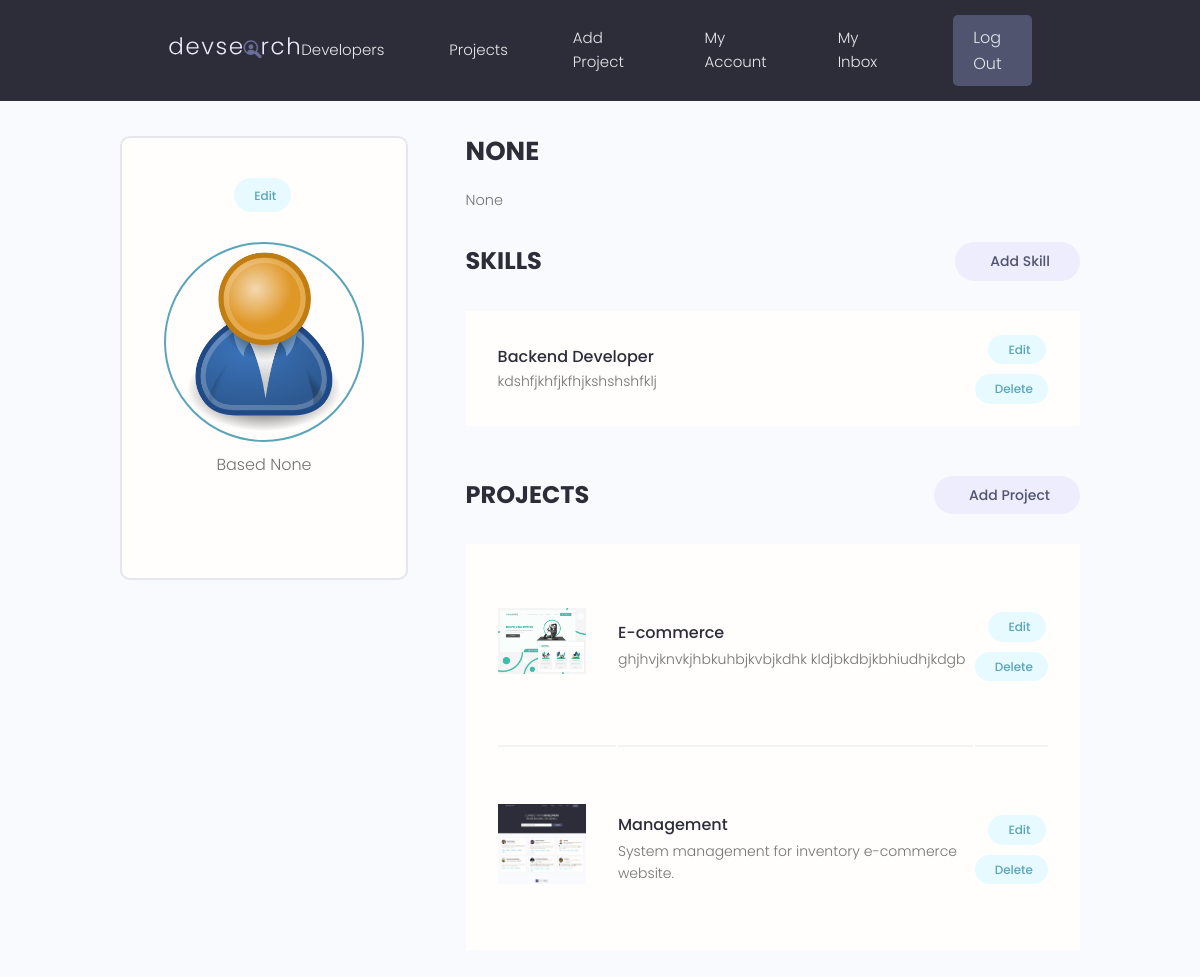
The page /user-account/ (signed in) on the database its author committed.
### users/models.py (models this page shows, shortened)
class Profile(models.Model):
    user            = models.OneToOneField(User, on_delete=models.CASCADE, null=True, blank=True)#when a user is delete it, delete the profile
    name            = models.CharField(max_length=200, blank=True, null=True)
    username        = models.CharField(max_length=200, blank=True, null=True)
    location        = models.CharField(max_length=200, blank=True, null=True)
    email           = models.EmailField(max_length=500, blank=True, null=True)
    short_intro     = models.CharField(max_length=200, blank=True, null=True)
    bio             = models.TextField(blank=True, null=True)
    profile_image   = models.ImageField(null=True, blank=True, upload_to='profiles/', default='profiles/user-default.png')
    social_github   = models.CharField(max_length=200, blank=True, null=True)
    social_twiter   = models.CharField(max_length=200, blank=True, null=True)
    social_facebook = models.CharField(max_length=200, blank=True, null=True)
    social_linkedin = models.CharField(max_length=200, blank=True, null=True)
    social_youtube  = models.CharField(max_length=200, blank=True, null=True)
    social_website  = models.CharField(max_length=200, blank=True, null=True)
    create          = models.DateTimeField(auto_now_add=True)
    id              = models.UUIDField(default=uuid.uuid4, unique=True, primary_key=True, editable=False)
    class Meta:
        ordering = ['create']
    @property
    def image_url(self):
        try:
            img = self.profile_image.url
        except:
            img = ''
        return img

class Skill(models.Model):
    owner       = models.ForeignKey(Profile, on_delete=models.CASCADE, null=True, blank=True)
    skill_name  = models.CharField(max_length=200, blank=True, null=True)
    description = models.TextField(blank=True, null=True)
    create      = models.DateTimeField(auto_now_add=True)
    id          = models.UUIDField(default=uuid.uuid4, unique=True, primary_key=True, editable=False, max_length=36)

### projects/models.py (models this page shows, shortened)
class Project(models.Model):
    owner       = models.ForeignKey(Profile, null=True, blank=True, on_delete=models.CASCADE)
    title       = models.CharField(max_length=200)
    description = models.TextField(null=True, blank=True)
    feature_image = models.ImageField(null=True, blank=True, default='default.jpeg')
    demo_link   =  models.CharField(max_length=2000, null=True, blank=True)
    source_link = models.CharField(max_length=2000, null=True, blank=True)
    tags        = models.ManyToManyField('Tag', blank=True)
    vote_total  = models.IntegerField(default=0, null=True, blank=True)
    vote_ratio  = models.IntegerField(default=0, null=True, blank=True)
    create      = models.DateTimeField(auto_now_add=True)
    id          = models.UUIDField(default=uuid.uuid4, unique=True, primary_key=True, editable=False)
    class Meta:
        ordering = ['-vote_ratio', '-vote_total', 'title']
    @property
    def image_url(self):
        try:
            img = self.feature_image.url
        except:
            img = ''
        return img

### users/views.py (the view)
# urls.py: path('user-account/', user_account, name='useraccount'),
@login_required(login_url='login')
def user_account(request):
    user_profile = request.user.profile
    skills = user_profile.skill_set.all()
    projects = user_profile.project_set.all()
    context = {'skills': skills, 'profile': user_profile, 'projects':projects}
    return render(request, 'users/account.html', context)

### users/templates/users/account.html (shortened to what this page needs)
{% extends 'base.html'%}
{% load static %}
{% block content %}
<main class="settingsPage profile my-md">
    <div class="container">
      <div class="layout">
        <div class="column column--1of3">
          <div class="card text-center">
            <div class="card__body dev">
              <a class="tag tag--pill tag--main settings__btn" href="{% url 'edit-account' %}"> Edit</a>
              <img class="avatar avatar--xl dev__avatar" src="{{profile.image_url}}" />
              <p class="dev__location">Based {{profile.location}}</p>
              </div>
            </div>
          </div>
        <div class="column column--2of3">
          <div class="devInfo">
            <h3 class="devInfo__title">{{profile.short_intro}}</h3>
            <p class="devInfo__about"> {{profile.bio|linebreaksbr}}</p>
          </div>
          <div class="settings">
            <h3 class="settings__title">Skills</h3>
            <a class="tag tag--pill tag--sub settings__btn tag--lg" href="{% url 'createskill' %}"> Add Skill</a>
          </div>
          <table class="settings__table">
              {% for skill in skills %}
            <tr>
              <td class="settings__tableInfo">
                <h4>{{skill.skill_name}}</h4>
                <p>{{skill.description}}</p>
              </td>
              <td class="settings__tableActions">
                <a class="tag tag--pill tag--main settings__btn" href="{% url 'updateskill' skill.id %}"> Edit</a>
                <a class="tag tag--pill tag--main settings__btn" href="{% url 'deleteskill' skill.id %}">
                  Delete</a>
              </td>
            </tr>
            {% endfor %}
          </table>
          <div class="settings">
            <h3 class="settings__title">Projects</h3>
            <a class="tag tag--pill tag--sub settings__btn tag--lg" href="{% url 'createproject' %}"> Add Project</a>
          </div>
          <table class="settings__table">
              {% for project in projects %}
            <tr>
              <td class="settings__thumbnail">
                <a href="{% url 'project' project.id %}"><img src="{{project.image_url}}" alt="Project Thumbnail" /></a>
              </td>
              <td class="settings__tableInfo">
                <a href="{% url 'project' project.id %}">{{project.title}}</a>
                <p> {{project.description|slice:'150'}}</p>
              </td>
              <td class="settings__tableActions">
                <a class="tag tag--pill tag--main settings__btn" href="{% url 'updateproject' project.id %}"> Edit</a>
                <a class="tag tag--pill tag--main settings__btn" href="{% url 'deleteproject' project.id %}">
                  Delete</a>
              </td>
            </tr>
            {% endfor %}
          </table>
        </div>
      </div>
    </div>
  </main>
{% endblock %}

### static/styles/app.css (style rules this page uses)
:root { --color-sub: #2d2d39; }
.card { border: 2px solid var(--color-light); }
img { width: 100%; }
.profile .card > .dev { padding: 4rem; }
.dev__avatar { display: block; margin: auto; }
.dev__location { margin-top: 1rem; }
.devInfo { margin-bottom: 3rem; }
.devInfo__title, .devInfo__subtitle { font-size: 2.6rem; color: var(--color-sub); text-transform: uppercase; font-weight: 700; margin-bottom: 1.5rem; }
.devInfo__about, .devSkill__info { font-size: 1.45rem; line-height: 1.7; text-align: justify; }
.settingsPage .dev > .settings__btn { display: inline-block; margin-bottom: 3rem; }
.settings { display: flex; justify-content: space-between; align-items: center; }
.settings__title { font-size: 2.4rem; text-transform: uppercase; font-weight: 700; color: var(--color-sub); }
.settings__table { margin-top: 3rem; margin-bottom: 5rem; padding: 0 3rem; background: var(--color-white); }
.settings__table tr { width: 100%; }
.settings__table tr > td { padding: 2rem 0; }
.settings__table tr:not(:last-child) td { border-bottom: 2px solid var(--color-white-light); }
.settings__thumbnail { width: 23%; min-width: 10rem; }
.settings__thumbnail img { padding-right: 3rem; height: 15rem; object-fit: contain; }
.settings__tableInfo { width: 100%; }
.settings__tableInfo h4, .settings__tableInfo a { padding-right: 1rem; width: auto; font-size: 1.6rem; font-weight: 500; color: var(--color-sub); }
.settings__tableInfo p { font-size: 1.4rem; }
.settings__tableActions { text-align: right; }

### static/uikit/styles/modules/_variables.css (style rules this page uses)
:root { --color-main: #5aa5b9; --color-main-light: #e6faff; --color-sub: #3f4156; --color-sub-light: #51546e; --color-sub-lighter: #ededfd; --color-text: #737373; --color-gray: #8b8b8b; --color-light: #e5e7eb; --color-light-gray: #767676; --color-bg: #f8fafd; --color-white: #fffefd; --color-white-light: #f3f3f3; --color-success: #359e64; --color-success-bg: #def8e8; --color-error: #fc4b0b; --color-error-bg: #fff2ee; --font-base: 'Poppins', arial, helvetica, 'Segoe UI', roboto, ubuntu, sans-serif; --font-monospace: 'Fira Code', 'Courier New', courier, monospace; --font-regular: 300; --font-medium: 500; --font-bold: 700; --generic-shadow: 1px 1px 5px #00000010; --generic-transition: all 0.3s ease-in-out; }

### static/uikit/styles/modules/_base.css (style rules this page uses)
* { margin: 0; padding: 0; box-sizing: border-box; text-rendering: optimizeLegibility; color: inherit; font-size: inherit; }
html { font-size: 50%; }
@media only screen and (min-width: 480px) { html { font-size: 56.25%; } }
@media only screen and (min-width: 1200px) { html { font-size: 62.5%; } }
body { line-height: 1.6; font-weight: 400; font-size: 1.5rem; color: var(--color-text); background-color: var(--color-bg); min-height: 100vh; }

### static/uikit/styles/modules/_typography.css (style rules this page uses)
* { font-family: var(--font-base); }
h3 { font-size: 3.2rem; font-weight: var(--font-medium); }
h4 { font-size: 2.8rem; font-weight: var(--font-medium); }
p, span, strong { font-size: 1.6rem; color: var(--color-text); font-weight: var(--font-regular); }
a { padding-bottom: 2px; text-decoration: none; display: inline-block; color: var(--color-main); font-weight: var(--font-medium); }

### static/uikit/styles/modules/_utilities.css (style rules this page uses)
.container { width: 92%; max-width: 165rem; margin: 0 auto; box-sizing: border-box; }
@media screen and (min-width: 1000px) { .container { width: 90%; } }
@media screen and (min-width: 1200px) { .container { width: 80%; } }
.text-center { text-align: center; }
.my-md { margin: 3rem auto; }

### static/uikit/styles/modules/_avatar.css (style rules this page uses)
.avatar { border-radius: 50%; border: 2px solid var(--color-main); object-fit: cover; }
.avatar--xl { height: 20rem; width: 20rem; }

### static/uikit/styles/modules/_card.css (style rules this page uses)
.card { border-radius: 1rem; background-color: var(--color-white); border: 1.5px solid var(--color-light); width: auto; height: auto; margin-top: 0.5rem; margin-bottom: 0.5rem; overflow: hidden; }
.card__body, .card__header { padding: 2rem 2.5rem; }

### static/uikit/styles/modules/_tag.css (style rules this page uses)
.tag { display: inline-flex; align-items: center; background-color: var(--color-sub); height: -webkit-fit-content; height: -moz-fit-content; height: fit-content; width: -webkit-fit-content; width: -moz-fit-content; width: fit-content; border-radius: 0.5rem; padding: 0.5rem 1.5rem; font-size: 1.2rem; cursor: pointer; }
.tag:not(:last-child) { margin-right: 0.25rem; margin-bottom: 0.75rem; }
.tag--pill { border-radius: 5rem; }
.tag--main, .tag--main > small { background: var(--color-main-light); color: var(--color-main); font-weight: 500; }
.tag--sub, .tag--sub > small { background: var(--color-sub-lighter); color: var(--color-sub-light); font-weight: 500; }
.tag--lg { padding: 0.8rem 3rem; font-size: 1.4rem; }

### rows shown on the page
Profile: image_url (placeholder picture), location "None", short_intro "NONE", bio "None"
Skill: skill_name "Backend Developer", description "kdshfjkhfjkfhjkshshshfklj"
Project: image_url (picture), title "E-commerce", description "ghjhvjknvkjhbkuhbjkvbjkdhk kldjbkdbjkbhiudhjkdgb"
Project: image_url (picture), title "Management", description "System management for inventory e-commerce website."
